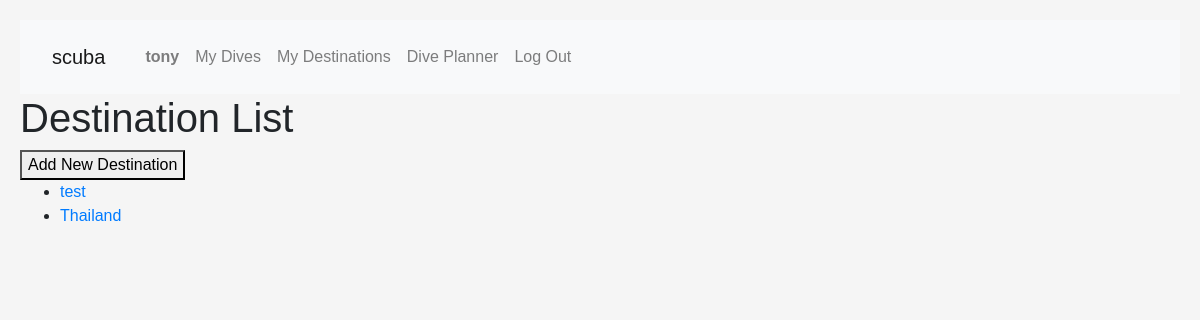
Page /destinations/ (signed in) on the earlier database version.
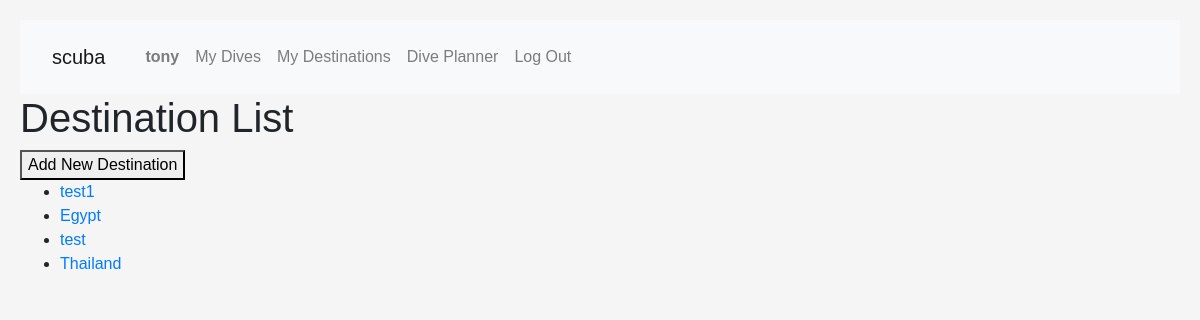
Same page on the later database version.
### scuba/models.py (models this page shows, shortened)
class Destination(models.Model):
    user = models.ForeignKey(
        User, blank=True, null=True, on_delete=models.CASCADE)
    name = models.CharField(max_length=100)
    description = models.TextField()
    notes = models.TextField(blank=True)
    dives = models.ManyToManyField(
        'Dive', related_name='destinations', blank=True)

### scuba/views.py (the view)
# urls.py: path('destinations/', views.destination_list, name='destination_list'),
def destination_list(request):
    destinations = Destination.objects.filter(
        user=request.user).order_by("-pk")
    if request.method == 'POST':
        form = DestinationForm(request.POST)
        if form.is_valid():
            destination = form.save(commit=False)
            destination.user = request.user
            destination.save()
            return redirect('destination_list')
    else:
        form = DestinationForm()
    return render(request, 'scuba/destination_list.html', {
        'destinations': destinations,
        'form': form
    })

### scuba/templates/scuba/destination_list.html (shortened to what this page needs)
{% extends "scuba/layout.html" %} {% block body %}
<h1>Destination List</h1>
<button id="showNewDestinationForm">Add New Destination</button>
{% if destinations %}
<ul>
  {% for destination in destinations %}
  <li>
    <a href="{% url 'destination_detail' pk=destination.pk %}"
      >{{ destination.name }}</a
    >
  </li>
  {% endfor %}
</ul>
{% else %}
<p>No destinations available.</p>
{% endif %} {% endblock %}

Differences in the rows shown:
added Destination: name "test1"
added Destination: name "Egypt"
